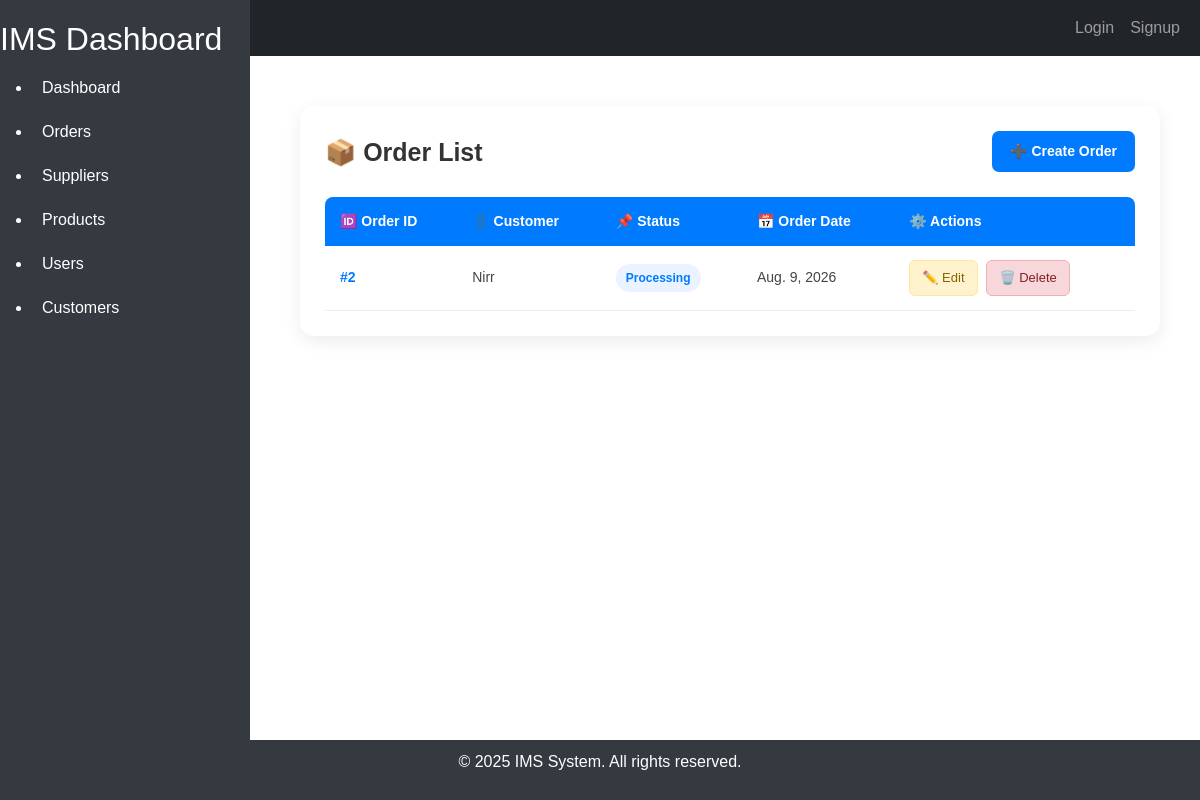
/, run on an earlier commit of the app's database.
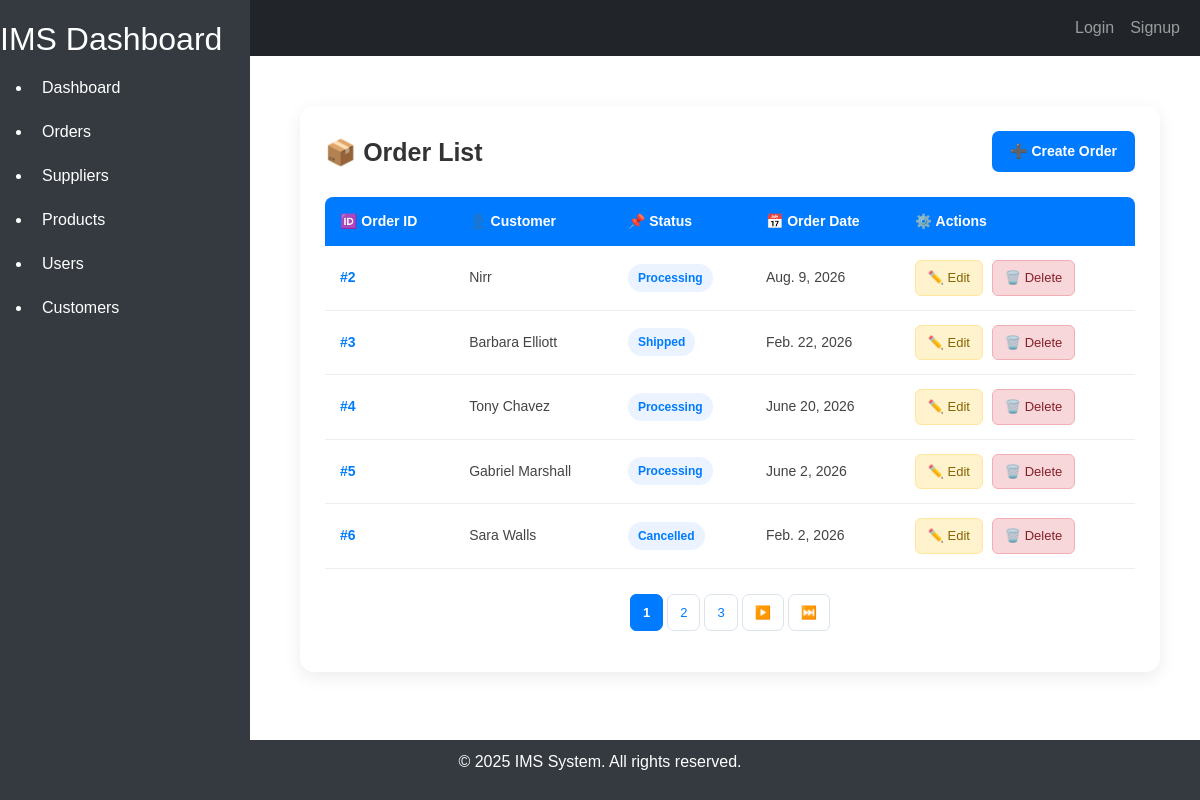
And on a later commit of the database.
### orders/models.py (models this page shows, shortened)
class Order(models.Model):
    class OrderStatus(models.TextChoices):
        PENDING = 'Pending'
        PROCESSING = 'Processing'
        SHIPPED = 'Shipped'
        DELIVERED = 'Delivered'
        CANCELLED = 'Cancelled'
    order_id = models.AutoField(primary_key=True)
    customer = models.ForeignKey(Customer, on_delete=models.CASCADE)
    order_date = models.DateField(default=None, blank=True)
    status = models.CharField(max_length=100, choices=OrderStatus.choices, default=OrderStatus.PENDING)
    order_details = models.ManyToManyField(Product)

### customer/models.py (models this page shows, shortened)
class Customer(models.Model):
    id = models.AutoField(primary_key=True)
    name = models.CharField(max_length=100)
    email = models.EmailField(unique=True)
    phone = models.CharField(max_length=20, blank=True, null=True)
    address = models.TextField(blank=True, null=True)
    created_at = models.DateTimeField(auto_now_add=True)
    updated_at = models.DateTimeField(auto_now=True)
    class Meta:
        db_table = 'customers'
        verbose_name = 'Customer'
        verbose_name_plural = 'Customers'

### orders/views.py (the view)
# urls.py: path('', order_list, name='order_list'),
def order_list(request):
    orders_list = Order.objects.all()
    paginator = Paginator(orders_list, 5)
    page_number = request.GET.get("page")
    orders = paginator.get_page(page_number)
    return render(request, "order/order_list.html", {"orders": orders})

### orders/templates/order/order_list.html (shortened to what this page needs)
{% extends 'home/base.html' %}
{% block content %}
<div class="order-list-page">
    <div class="order-card">
        <div class="order-header">
            <h2>📦 Order List</h2>
            <a href="{% url 'order_create' %}" class="create-order-btn">
                ➕ Create Order
            </a>
        </div>
        <table class="order-table">
            <thead>
                <tr>
                    <th>🆔 Order ID</th>
                    <th>👤 Customer</th>
                    <th>📌 Status</th>
                    <th>📅 Order Date</th>
                    <th>⚙️ Actions</th>
                </tr>
            </thead>
            <tbody>
                {% for order in orders %}
                <tr>
                    <td>
                        <span class="order-id">
                            #{{ order.order_id }}
                        </span>
                    </td>
                    <td>
                        {{ order.customer.name }}
                    </td>
                    <td>
                        <span class="status-badge">
                            {{ order.status }}
                        </span>
                    </td>
                    <td>
                        {{ order.order_date }}
                    </td>
                    <td>
                        <a href="{% url 'order_update' order.order_id %}"
                           class="action-btn edit-btn">
                            ✏️ Edit
                        </a>
                        <a href="{% url 'order_delete' order.order_id %}"
                           class="action-btn delete-btn"
                           onclick="return confirm('Are you sure you want to delete this order?');">
                            🗑️ Delete
                        </a>
                    </td>
                </tr>
                {% empty %}
                <tr>
                    <td colspan="5" class="empty-orders">
                        📭 No orders found.
                    </td>
                </tr>
                {% endfor %}
            </tbody>
        </table>
        {% if orders.has_other_pages %}
        <nav aria-label="Page navigation">
            <ul class="pagination justify-content-center">
                {% for num in orders.paginator.page_range %}
                    {% if orders.number == num %}
                    <li class="page-item active">
                        <span class="page-link">{{ num }}</span>
                    </li>
                    {% elif num > orders.number|add:"-3" and num < orders.number|add:"3" %}
                    <li class="page-item">
                        <a class="page-link" href="?page={{ num }}">
                            {{ num }}
                        </a>
                    </li>
                    {% endif %}
                {% endfor %}
                {% if orders.has_next %}
                <li class="page-item">
                    <a class="page-link"
                       href="?page={{ orders.next_page_number }}">
                        ▶️
                    </a>
                </li>
                <li class="page-item">
                    <a class="page-link"
                       href="?page={{ orders.paginator.num_pages }}">
                        ⏭️
                    </a>
                </li>
                {% endif %}
            </ul>
        </nav>
        {% endif %}
    </div>
</div>
{% endblock %}

### home/templates/home/base.html (shortened to what this page needs)
<!DOCTYPE html>
<html lang="en">
<head>
    <link href="https://cdn.jsdelivr.net/npm/bootstrap@5.3.0-alpha1/dist/css/bootstrap.min.css" rel="stylesheet">
</head>
<body>
    <nav class="navbar navbar-expand-lg navbar-dark bg-dark">
        <div class="container-fluid">
            <a class="navbar-brand" href="#">IMS</a>
            <div class="collapse navbar-collapse" id="navbarNav">
                <ul class="navbar-nav ms-auto">
                    {% if user.is_authenticated %}
                    <li class="nav-item">
                        <a class="nav-link" href="#">Welcome, {{ user.username }}</a>
                    </li>
                    <li class="nav-item">
                        <a class="nav-link" href="{% url 'logout' %}">Logout</a>
                    </li>
                    {% else %}
                    <li class="nav-item">
                        <a class="nav-link" href="{% url 'login' %}">Login</a>
                    </li>
                    <li class="nav-item">
                        <a class="nav-link" href="{% url 'signup' %}">Signup</a>
                    </li>
                    {% endif %}
                </ul>
            </div>
        </div>
    </nav>
    <div class="sidebar">
        <h2>IMS Dashboard</h2>
        <ul>
            <li>
                <a href="{% url 'dashboard' %}"
                    class="{% if request.path == '/dashboard/' %}active{% endif %}">Dashboard</a>
            </li>
            <li>
                <a href="{% url 'order_list' %}"
                    class="{% if request.path == '/orders/list/' %}active{% endif %}">Orders</a>
            </li>
            <li>
                <a href="{% url 'supplier_list' %}"
                    class="{% if request.path == '/suppliers/list/' %}active{% endif %}">Suppliers</a>
            </li>
            <li>
                <a href="{% url 'products_list' %}"
                    class="{% if request.path == '/products/list/' %}active{% endif %}">Products</a>
            </li>
            <li>
                <a href="{% url 'user_list' %}"
                    class="{% if request.path == '/users/list/' %}active{% endif %}">Users</a>
            </li>
            <li>
                <a href="{% url 'customers_list' %}"
                    class="{% if request.path == '/customers/list/' %}active{% endif %}">Customers</a>
            </li>
        </ul>
    </div>
    <div class="content">
        {% block content %}
        {% endblock %}
    </div>
    <footer class="footer">
        <div class="container">
            <p>&copy; 2025 IMS System. All rights reserved.</p>
        </div>
    </footer>
</body>
</html>

### home/templates/home/base.html (style rules this page uses)
body { font-family: Arial, sans-serif; display: flex; flex-direction: column; min-height: 100vh; }
.sidebar { position: fixed; top: 0; left: 0; height: 100%; width: 250px; background-color: #343a40; color: #fff; padding-top: 20px; }
.sidebar a { color: #fff; text-decoration: none; padding: 10px; display: block; }
.content { margin-left: 260px; padding: 20px; flex: 1; }
.footer { background-color: #343a40; color: white; text-align: center; padding: 10px 0; position: relative; width: 100%; }

### orders/templates/order/order_list.html (style rules this page uses)
.order-list-page { padding: 30px 20px; }
.order-card { background: #ffffff; border-radius: 14px; padding: 25px; box-shadow: 0 5px 18px rgba(0, 0, 0, 0.08); overflow-x: auto; }
.order-header { display: flex; justify-content: space-between; align-items: center; margin-bottom: 25px; }
.order-header h2 { margin: 0; color: #333; font-size: 25px; font-weight: 600; }
.create-order-btn { display: inline-block; background: #007bff; color: white; padding: 10px 18px; border-radius: 7px; text-decoration: none; font-size: 14px; font-weight: 600; transition: 0.25s ease; }
.order-table { width: 100%; border-collapse: separate; border-spacing: 0; }
.order-table thead th { background: #007bff; color: white; padding: 14px 15px; font-size: 14px; font-weight: 600; text-align: left; }
.order-table thead th:first-child { border-top-left-radius: 8px; }
.order-table thead th:last-child { border-top-right-radius: 8px; }
.order-table tbody td { padding: 14px 15px; color: #444; font-size: 14px; border-bottom: 1px solid #eeeeee; vertical-align: middle; }
.order-table tbody tr { transition: 0.2s ease; }
.order-id { color: #007bff; font-weight: 600; }
.status-badge { display: inline-block; padding: 5px 10px; border-radius: 20px; background: #eaf3ff; color: #007bff; font-size: 12px; font-weight: 600; }
.action-btn { display: inline-block; padding: 7px 12px; border-radius: 6px; text-decoration: none; font-size: 13px; font-weight: 500; margin-right: 5px; transition: 0.2s ease; }
.edit-btn { background: #fff3cd; color: #856404; border: 1px solid #ffe69c; }
.delete-btn { background: #f8d7da; color: #842029; border: 1px solid #f1aeb5; }
.pagination { margin-top: 25px; gap: 5px; flex-wrap: wrap; }
.pagination .page-link { color: #007bff; background: white; border: 1px solid #dce3eb; border-radius: 7px; padding: 8px 12px; font-size: 13px; transition: 0.2s ease; }
.pagination .page-item.active .page-link { background: #007bff; border-color: #007bff; color: white; font-weight: 600; }

What changed in the data, as far as the page shows it:
added Order: order_id "3", customer.name "Barbara Elliott", status "Shipped", order_date "Feb. 22, 2026"
added Order: order_id "4", customer.name "Tony Chavez", status "Processing", order_date "June 20, 2026"
added Order: order_id "5", customer.name "Gabriel Marshall", status "Processing", order_date "June 2, 2026"
added Order: order_id "6", customer.name "Sara Walls", status "Cancelled", order_date "Feb. 2, 2026"
Also different on the page:
new list line: "1"
new list line: "2"
new list line: "3"
